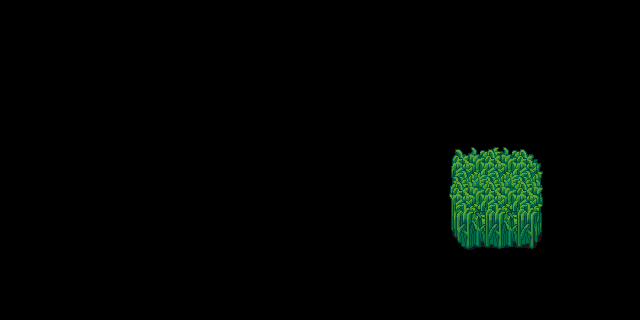

A 2D game scene composited from a Tiled map and its tileset images. What follows is a short description and the map's XML, with every tile layer's data as written:
An orthogonal 20x10 tile map with 32x32 px tiles, 1 tile layer (Tile Layer 1).

<map version="1.10" tiledversion="1.10.2" orientation="orthogonal" renderorder="right-down" width="20" height="10" tilewidth="32" tileheight="32" infinite="0" nextlayerid="2" nextobjectid="1">
 <tileset firstgid="1" name="terrain_atlas" tilewidth="32" tileheight="32" tilecount="1024" columns="32">
  <image source="../terrain_atlas.png" trans="ff00ff" width="1024" height="1024" />
 </tileset>
 <layer id="1" name="Tile Layer 1" width="20" height="10">
  <data encoding="csv">
0,0,0,0,0,0,0,0,0,0,0,0,0,0,0,0,0,0,0,0,
0,0,0,0,0,0,0,0,0,0,0,0,0,0,0,0,0,0,0,0,
0,0,0,0,0,0,0,0,0,0,0,0,0,0,0,0,0,0,0,0,
0,0,0,0,0,0,0,0,0,0,0,0,0,0,0,0,0,0,0,0,
0,0,0,0,0,0,0,0,0,0,0,0,0,0,522,523,524,0,0,0,
0,0,0,0,0,0,0,0,0,0,0,0,0,0,554,555,556,0,0,0,
0,0,0,0,0,0,0,0,0,0,0,0,0,0,586,587,588,0,0,0,
0,0,0,0,0,0,0,0,0,0,0,0,0,0,618,619,620,0,0,0,
0,0,0,0,0,0,0,0,0,0,0,0,0,0,0,0,0,0,0,0,
0,0,0,0,0,0,0,0,0,0,0,0,0,0,0,0,0,0,0,0
</data>
 </layer>
</map>
